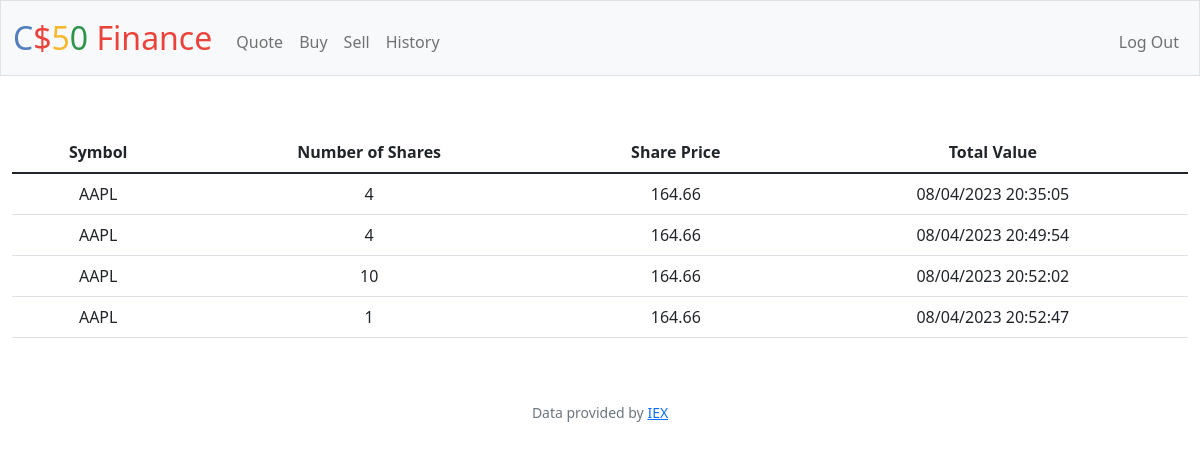
Page /history (signed in) on the earlier database version.
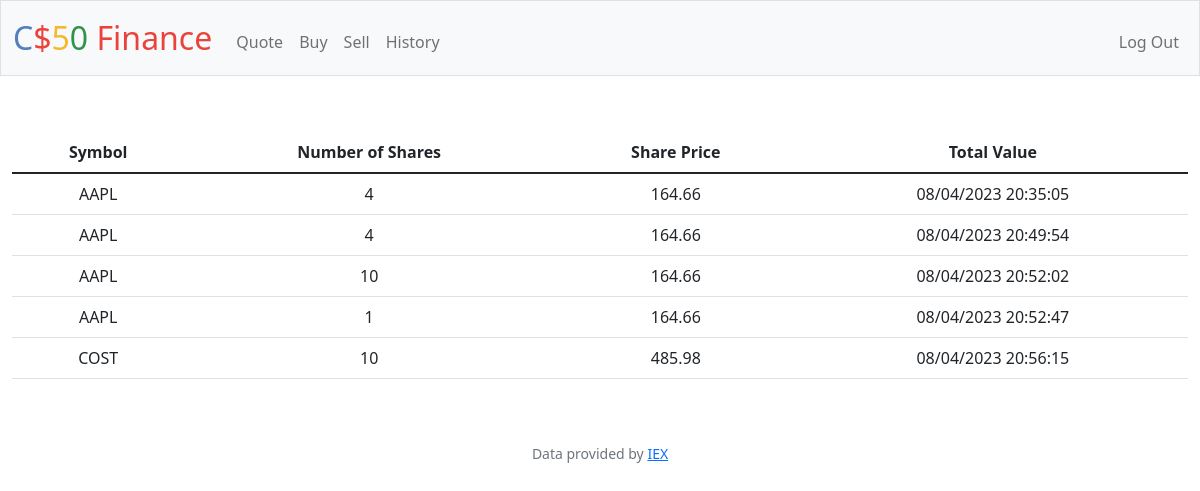
Same page on the later database version.
### tables this page shows
CREATE TABLE trades (
    id INTEGER PRIMARY KEY AUTOINCREMENT NOT NULL,
    person_id INTEGER,
    symbol TEXT NOT NULL,
    shares INTEGER NOT NULL,
    time TEXT NOT NULL, price TEXT,
    FOREIGN KEY (person_id) REFERENCES users(id));

### app.py (the view)
@app.route("/history")
@login_required
def history():
    all_trades = db.execute("SELECT * FROM trades WHERE person_id = ?", session["user_id"])
    return render_template("history.html", trades=all_trades)

### app.py (called while the page is built)
@app.after_request
def after_request(response):
    response.headers["Cache-Control"] = "no-cache, no-store, must-revalidate"
    response.headers["Expires"] = 0
    response.headers["Pragma"] = "no-cache"
    return response

### helpers.py (called while the page is built)
def login_required(f):
    @wraps(f)
    def decorated_function(*args, **kwargs):
        if session.get("user_id") is None:
            return redirect("/login")
        return f(*args, **kwargs)
    return decorated_function

### templates/history.html (shortened to what this page needs)
{% extends "layout.html" %}
{% block index %}
<table class="table">
    <thead>
        <tr>
            <th>Symbol</th>
            <th>Number of Shares</th>
            <th>Share Price</th>
            <th>Total Value</th>
        </tr>
    </thead>
    <tbody>
        {% for data in trades %}
        <tr>
            <td>{{ data.symbol }}</td>
            <td>{{ data.shares }}</td>
            <td>{{ data.price }}</td>
            <td>{{ data.time }}</td>
        </tr>
        {% endfor %}
    </tbody>
</table>
{% endblock %}

### templates/layout.html (shortened to what this page needs)
<!DOCTYPE html>
<html lang="en">
    <head>
        <link href="https://cdn.jsdelivr.net/npm/bootstrap@5.1.3/dist/css/bootstrap.min.css" rel="stylesheet">
        <link href="/static/styles.css" rel="stylesheet">
    </head>
    <body>
        <nav class="bg-light border navbar navbar-expand-md navbar-light">
            <div class="container-fluid">
                <a class="navbar-brand" href="/"><span class="blue">C</span><span class="red">$</span><span class="yellow">5</span><span class="green">0</span> <span class="red">Finance</span></a>
                <div class="collapse navbar-collapse" id="navbar">
                    {% if session["user_id"] %}
                        <ul class="navbar-nav me-auto mt-2">
                            <li class="nav-item"><a class="nav-link" href="/quote">Quote</a></li>
                            <li class="nav-item"><a class="nav-link" href="/buy">Buy</a></li>
                            <li class="nav-item"><a class="nav-link" href="/sell">Sell</a></li>
                            <li class="nav-item"><a class="nav-link" href="/history">History</a></li>
                        </ul>
                        <ul class="navbar-nav ms-auto mt-2">
                            <li class="nav-item"><a class="nav-link" href="/logout">Log Out</a></li>
                        </ul>
                    {% else %}
                        <ul class="navbar-nav ms-auto mt-2">
                            <li class="nav-item"><a class="nav-link" href="/register">Register</a></li>
                            <li class="nav-item"><a class="nav-link" href="/login">Log In</a></li>
                        </ul>
                    {% endif %}
                </div>
            </div>
        </nav>
        <main class="container-fluid py-5 text-center">
            {% block index %}{% endblock %}
        </main>
        <footer class="mb-5 small text-center text-muted">
            Data provided by <a href="https://iexcloud.io/">IEX</a>
        </footer>
    </body>
</html>

### static/styles.css (style rules this page uses)
nav .navbar-brand { font-size: xx-large; }
nav .navbar-brand .blue { color: #537fbe; }
nav .navbar-brand .red { color: #ea433b; }
nav .navbar-brand .yellow { color: #f5b82e; }
nav .navbar-brand .green { color: #2e944b; }

Differences in the rows shown:
added trades: symbol "COST", shares "10", price "485.98", time "08/04/2023 20:56:15"
